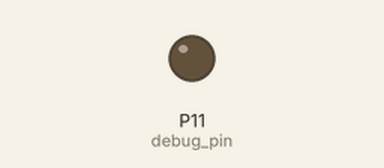
Recording of a program running on a simulated Pycom board running MicroPython. On the bench: output pins drawn as LEDs (lit = HIGH). At 0.2 s the program stops and its outputs stay as they are.

Above: at 0.2 s.
Timing chart, 0 to 1.7 s (numbered marks = the images above):
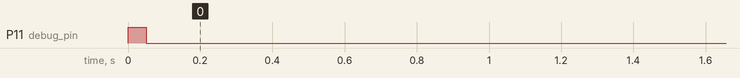

Measured:
- by itself, P11 (debug_pin): LOW → HIGH at 0.00 s, → LOW 0.05 s later

The program:

pin_blink.py
```python
from machine import Pin
import pycom
import time

def pin_blink(b):
    preamble=50
    high=2
    low=25
    debug_pin(1)
    time.sleep_ms(preamble)
    debug_pin(0)
    time.sleep_ms(low)
    for i in range(b):
        debug_pin(1)
        time.sleep_ms(high)
        debug_pin(0)
        time.sleep_ms(low)

debug_pin = Pin("P11", mode=Pin.OUT) # second one bottom left
# debug_pin = Pin("P12", mode=Pin.OUT) # bottom left
if __name__ == "__main__":
    pin_blink(3)
```
